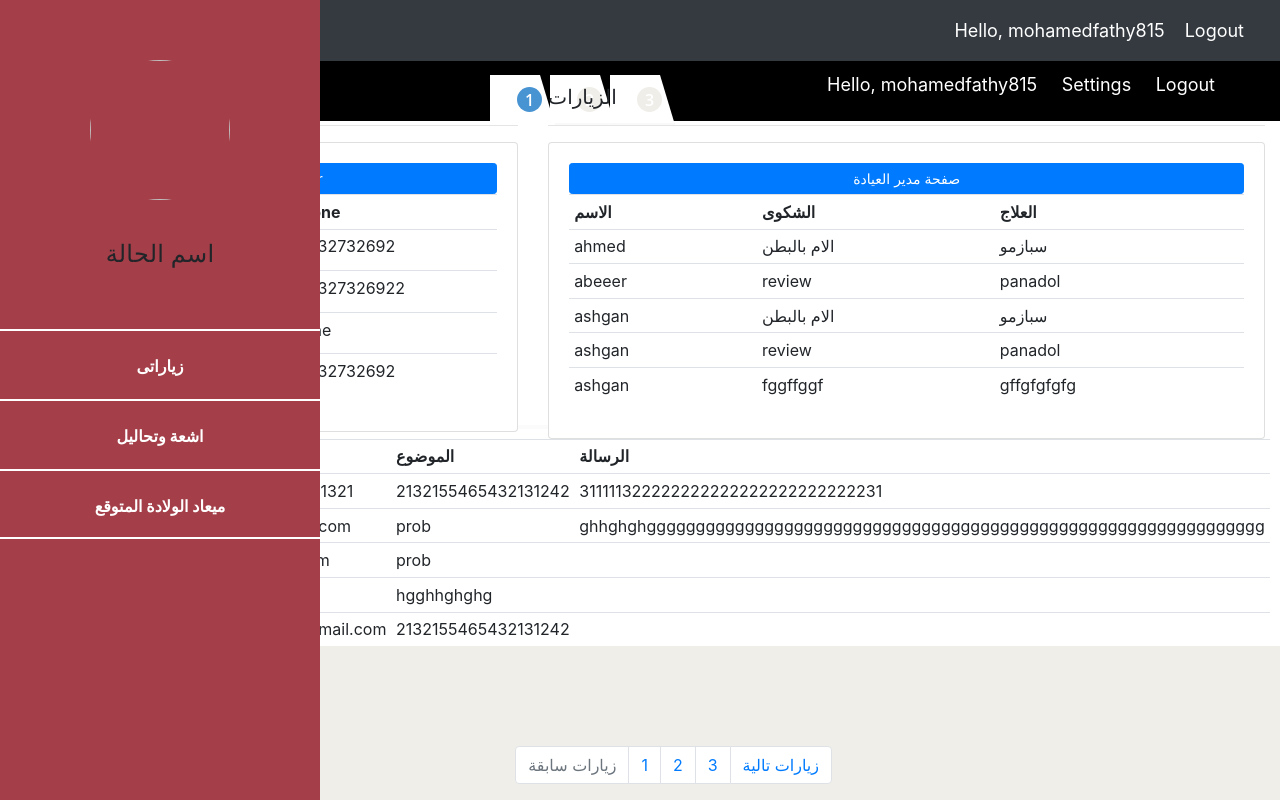
The app's page /home/ (signed in) with its own data.
### accounts/models.py (models this page shows, shortened)
class Customer(models.Model):
    user = models.OneToOneField(User, null=True, blank=True, on_delete=models.CASCADE)
    name = models.CharField(max_length=200, null=True)
    phone = models.CharField(max_length=200, null=True)
    email = models.CharField(max_length=200, null=True)
    profile_pic = models.ImageField(default="profile1.png", null=True, blank=True)
    date_created = models.DateTimeField(auto_now_add=True, null=True)
    def __str__(self):
        return self.name

class visit(models.Model):
    n = models.CharField(max_length=50, default='patient')
    visitno = models.IntegerField(default=0)
    age = models.IntegerField()
    is_married = models.BooleanField(default=False)
    is_pregnant = models.BooleanField(default=False)
    noofbirth = models.IntegerField(default=0)
    last_birth = models.CharField(max_length=50)
    last_priod = models.CharField(max_length=50)
    medical_complaint = models.CharField(max_length=200)
    treatment = models.CharField(max_length=200)
    d = models.CharField(max_length=100)
    edfb = models.CharField(max_length=100)
    medicalhestory = models.TextField(default='clear')
    patient = models.ForeignKey(Customer, on_delete=models.CASCADE)
    important_ad = models.TextField(null=True,blank=True)
    sonar = models.ImageField(default="1234.jpg", null=True, blank=True)
    sonar01 = models.ImageField(default="1234.jpg", null=True, blank=True)
    sonar02 = models.ImageField(default="1234.jpg", null=True, blank=True)
    sonar03 = models.ImageField(default="1234.jpg", null=True, blank=True)
    lap = models.ImageField(default="1234.jpg", null=True, blank=True)
    lap01 = models.ImageField(default="1234.jpg", null=True, blank=True)

class massage(models.Model):
    name = models.CharField(max_length=50, blank=True, null=True)
    email = models.CharField(max_length=50, blank=True, null=True)
    subject = models.CharField(max_length=50, blank=True, null=True)
    massage = models.TextField(null=True, blank=True)

### accounts/decorators.py (the view)
	def wrapper_function(request, *args, **kwargs):
		group = None
		if request.user.groups.exists():
			group = request.user.groups.all()[0].name
		if group == 'customer':
			return redirect('user-page')
		if group == 'admin':
			return view_func(request, *args, **kwargs)

### accounts/views.py (called while the page is built)
@login_required(login_url='login')
@admin_only
def home(request):
	orders = Order.objects.all()
	customers = Customer.objects.all()
	visits = visit.objects.all()
	massages = massage.objects.all()
	total_orders = orders.count()
	delivered = orders.filter(status='Delivered').count()
	pending = orders.filter(status='Pending').count()
	context = {'orders': orders, 'customers': customers,
			   'total_orders': total_orders, 'delivered': delivered,
			   'pending': pending, 'visits':visits, 'massages':massages}
	return render(request, 'accounts/dashboard.html', context)

### accounts/templates/accounts/dashboard.html (shortened to what this page needs)
{%  extends 'accounts/main.html' %}
{% block content %}
{%  include 'accounts/status.html' %}
<br>
<div class="row">
	<div class="col-md-5">
		<h5>المرضى </h5>
		<div class="card card-body">
			<a class="btn btn-primary  btn-sm btn-block" href="">Create Customer</a>
			<table class="table table-sm">
				<tr>
					<th>Customer</th>
					<th>Phone</th>
				</tr>
				{% for customer in customers %}
					<tr>
						<td><a class="btn btn-sm btn-info" href="{% url 'customer' customer.id %}">View</a></td>
						<td>{{customer.name}}</td>
						<td>{{customer.phone}}</td>
					</tr>
				{% endfor %}
			</table>
		</div>
	</div>
	<div class="col-md-7">
		<h5>الزيارات </h5>
		<hr>
		<div class="card card-body">
						<a class="btn btn-primary  btn-sm btn-block" href="{% url 'front' %}admin ">صفحة مدير العيادة  </a>
			<table class="table table-sm">
				<tr>
					<th>الاسم </th>
					<th>الشكوى </th>
					<th>العلاج </th>
				</tr>
				{% for visit in visits %}
					<tr>
						<td>{{visit.patient}}</td>
						<td>{{visit.medical_complaint}}</td>
					<td>{{visit.treatment}}</td>
					</tr>
				{% endfor %}
			</table>
		</div>
	</div>
</div>
<table class="table table-sm">
				<tr>
					<th>الاسم </th>
					<th>الايميل </th>
					<th>الموضوع  </th>
                    <th>الرسالة  </th>
				</tr>
{% for massage in massages %}
<tr>
						<td>{{massage.name}}</td>
						<td>{{massage.email}}</td>
					<td>{{massage.subject}}</td>
	<td>{{massage.massage}}</td>
					</tr>
{% endfor %}
{% endblock %}

### accounts/templates/accounts/navbar.html (shortened to what this page needs)
{% load static %}
<nav class="navbar navbar-expand-lg navbar-dark bg-dark">
 <a href="#" class="logo"> <img src="{% static 'assets/images/1608070855306.png' %}" width="80px" height="45px" alt="waves"></a>
  <span class="hello-msg">Hello, {{request.user}}</span>
  <span ><a  class="hello-msg" href="{% url 'logout' %}">Logout</a></span>
</nav>

### accounts/templates/accounts/status.html (shortened to what this page needs)
<!DOCTYPE html>
<html lang="en">
  <head>
    <link href="vendor1/bootstrap/css/bootstrap.min.css" rel="stylesheet" />
    <link rel="stylesheet" href="assets1/css/fontawesome.css" />
    <link rel="stylesheet" href="assets1/css/templatemo-style.css" />
    <link rel="stylesheet" href="assets1/css/owl.css" />
    <link rel="stylesheet" href="assets1/css/lightbox.css" />
      <link rel="stylesheet" href="https://maxcdn.bootstrapcdn.com/bootstrap/4.0.0/css/bootstrap.min.css">
  </head>
  <body>
     <div id="stst">
      <div id="in">
         <span class="hello-msg">Hello, {{request.user}}</span>
           <span>  <a class="hello-msg" href="{% url 'account' %}">Settings</a></span>
<span ><a  class="hello-msg" href="{% url 'logout' %}">Logout</a></span>
         </div>
      </div>
      <div id="page-wraper">
      <div class="responsive-nav">
        <div id="menu" class="menu">
          <div class="container">
            <div class="image">
              <a href="#"><img src="assets1/images/author-image.jpg" alt="" /></a> <!__ صورة سورس السيتنج __>
            </div>
            <div class="author-content">
              <h4> اسم الحالة </h4>
            </div>
            <nav class="main-nav" role="navigation">
              <ul class="main-menu">
                <li><a href="#section1">زياراتى </a></li>
                <li><a href="#section2">اشعة وتحاليل </a></li>
                <li><a href="#section3">ميعاد الولادة المتوقع </a></li>
              </ul>
            </nav>
            </div>
            </div>
          </div>
<section id="page" >
<nav aria-label="Page navigation example">
  <ul class="pagination justify-content-end">
    <li class="page-item disabled">
      <a class="page-link" href="#" tabindex="-1">زيارات سابقة </a>
    </li>
    <li class="page-item"><a class="page-link" href="#">1</a></li>
    <li class="page-item"><a class="page-link" href="#">2</a></li>
    <li class="page-item"><a class="page-link" href="#">3</a></li>
    <li class="page-item">
      <a class="page-link" href="#">زيارات تالية </a>
    </li>
  </ul>
</nav>
</section>
<section id="hm" >
    <div id="tabBox">
  <div class="tabWrap">
    <label class="tab label-01" for="tab-01"><span>1</span></label>
    <article class="tabContent">
      <h1>الشكوي </h1>
      <p>التشخيص </p>
    </article>
  </div>
  <div class="tabWrap">
    <label class="tab label-02" for="tab-02"><span>2</span></label>
  </div>
  <div class="tabWrap">
    <label class="tab label-03" for="tab-03"><span>3</span></label>
  </div>
</div>
</section>
  </body>
</html>

### static/css/main.css (style rules this page uses)
body { background-color: #ebeff5; }

### accounts/templates/accounts/navbar.html (style rules this page uses)
.hello-msg { font-size: 18px; color: #fff; margin-right: 20px; }

### accounts/templates/accounts/status.html (style rules this page uses)
#stst { color: white; height: 60px; width: 100%; background-color: black; position: absolute; }
#in { position: absolute; right: 50px; width: auto; height: 50px; padding: 10px; }

### records on screen
Customer: phone "01032732692"
Customer: phone "010327326922"
Customer: phone "01032732692"
visit: patient "ahmed", medical_complaint "الام بالبطن", treatment "سبازمو"
visit: patient "abeeer", medical_complaint "review", treatment "panadol"
visit: patient "ashgan", medical_complaint "الام بالبطن", treatment "سبازمو"
visit: patient "ashgan", medical_complaint "review", treatment "panadol"
visit: patient "ashgan", medical_complaint "fggffggf", treatment "gffgfgfgfg"
massage: subject "2132155465432131242", massage "311111322222222222222222222222231"
massage: subject "prob", massage "ghhghghggggggggggggggggggggggggggggggggggggggggggggggggggggggggggggggg"
massage: subject "prob"
massage: subject "hgghhghghg"
massage: subject "2132155465432131242"

### other values on screen
{{ request.user }} "mohamedfathy815"
